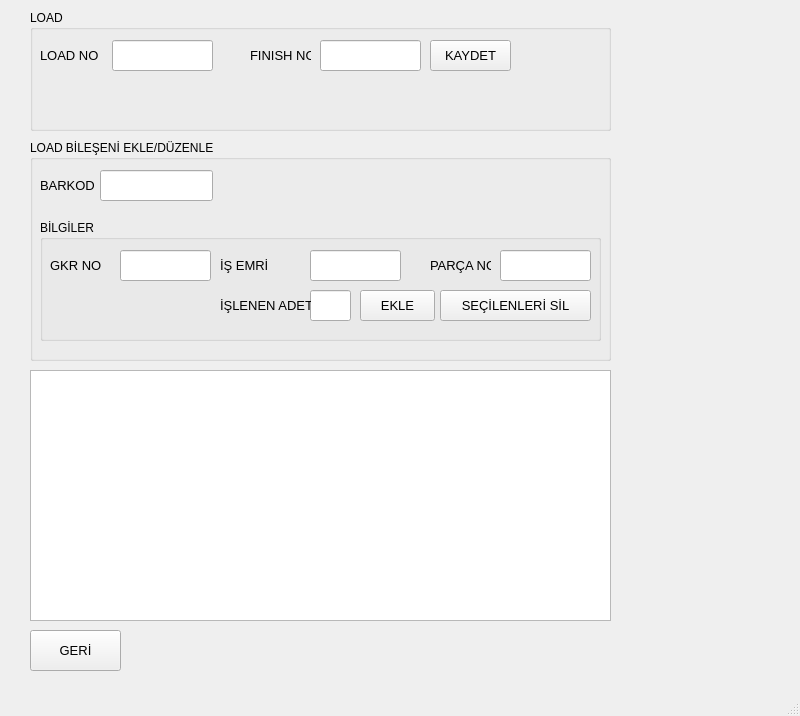
<?xml version="1.0" encoding="UTF-8"?>
<ui version="4.0">
 <class>CreateNewLoadPage</class>
 <widget class="QMainWindow" name="CreateNewLoadPage">
  <property name="geometry">
   <rect>
    <x>0</x>
    <y>0</y>
    <width>800</width>
    <height>716</height>
   </rect>
  </property>
  <property name="windowTitle">
   <string>MainWindow</string>
  </property>
  <widget class="QWidget" name="centralwidget">
   <widget class="CheckTableWidget" name="LoadTable">
    <property name="geometry">
     <rect>
      <x>30</x>
      <y>370</y>
      <width>581</width>
      <height>251</height>
     </rect>
    </property>
   </widget>
   <widget class="QGroupBox" name="groupBox_2">
    <property name="geometry">
     <rect>
      <x>30</x>
      <y>140</y>
      <width>581</width>
      <height>221</height>
     </rect>
    </property>
    <property name="title">
     <string>LOAD BİLEŞENİ EKLE/DÜZENLE</string>
    </property>
    <widget class="QLabel" name="label">
     <property name="geometry">
      <rect>
       <x>10</x>
       <y>30</y>
       <width>61</width>
       <height>31</height>
      </rect>
     </property>
     <property name="font">
      <font>
       <pointsize>10</pointsize>
      </font>
     </property>
     <property name="text">
      <string>BARKOD</string>
     </property>
    </widget>
    <widget class="QLineEdit" name="lineEditBarcode">
     <property name="geometry">
      <rect>
       <x>70</x>
       <y>30</y>
       <width>113</width>
       <height>31</height>
      </rect>
     </property>
    </widget>
    <widget class="QGroupBox" name="groupBox_3">
     <property name="geometry">
      <rect>
       <x>10</x>
       <y>80</y>
       <width>561</width>
       <height>121</height>
      </rect>
     </property>
     <property name="title">
      <string>BİLGİLER</string>
     </property>
     <widget class="QLineEdit" name="lineEditSowNumber">
      <property name="geometry">
       <rect>
        <x>270</x>
        <y>30</y>
        <width>91</width>
        <height>31</height>
       </rect>
      </property>
      <property name="readOnly">
       <bool>true</bool>
      </property>
     </widget>
     <widget class="QLabel" name="label_3">
      <property name="geometry">
       <rect>
        <x>180</x>
        <y>30</y>
        <width>51</width>
        <height>31</height>
       </rect>
      </property>
      <property name="font">
       <font>
        <pointsize>10</pointsize>
       </font>
      </property>
      <property name="text">
       <string>İŞ EMRİ</string>
      </property>
     </widget>
     <widget class="QLabel" name="label_2">
      <property name="geometry">
       <rect>
        <x>10</x>
        <y>30</y>
        <width>61</width>
        <height>31</height>
       </rect>
      </property>
      <property name="font">
       <font>
        <pointsize>10</pointsize>
       </font>
      </property>
      <property name="text">
       <string>GKR NO</string>
      </property>
     </widget>
     <widget class="QLineEdit" name="lineEditGKR">
      <property name="geometry">
       <rect>
        <x>80</x>
        <y>30</y>
        <width>91</width>
        <height>31</height>
       </rect>
      </property>
      <property name="readOnly">
       <bool>true</bool>
      </property>
     </widget>
     <widget class="QLineEdit" name="lineEditProcessedQuantity">
      <property name="geometry">
       <rect>
        <x>270</x>
        <y>70</y>
        <width>41</width>
        <height>31</height>
       </rect>
      </property>
      <property name="readOnly">
       <bool>false</bool>
      </property>
     </widget>
     <widget class="QLineEdit" name="lineEditProductNumber">
      <property name="geometry">
       <rect>
        <x>460</x>
        <y>30</y>
        <width>91</width>
        <height>31</height>
       </rect>
      </property>
      <property name="readOnly">
       <bool>true</bool>
      </property>
     </widget>
     <widget class="QLabel" name="label_4">
      <property name="geometry">
       <rect>
        <x>390</x>
        <y>30</y>
        <width>61</width>
        <height>31</height>
       </rect>
      </property>
      <property name="font">
       <font>
        <pointsize>10</pointsize>
       </font>
      </property>
      <property name="text">
       <string>PARÇA NO</string>
      </property>
     </widget>
     <widget class="QLabel" name="label_5">
      <property name="geometry">
       <rect>
        <x>180</x>
        <y>70</y>
        <width>91</width>
        <height>31</height>
       </rect>
      </property>
      <property name="font">
       <font>
        <pointsize>10</pointsize>
       </font>
      </property>
      <property name="text">
       <string>İŞLENEN ADET</string>
      </property>
     </widget>
     <widget class="QPushButton" name="pushButtonAdd">
      <property name="geometry">
       <rect>
        <x>320</x>
        <y>70</y>
        <width>75</width>
        <height>31</height>
       </rect>
      </property>
      <property name="font">
       <font>
        <pointsize>10</pointsize>
       </font>
      </property>
      <property name="text">
       <string>EKLE</string>
      </property>
     </widget>
     <widget class="QPushButton" name="pushButtonDelete">
      <property name="geometry">
       <rect>
        <x>400</x>
        <y>70</y>
        <width>151</width>
        <height>31</height>
       </rect>
      </property>
      <property name="font">
       <font>
        <pointsize>10</pointsize>
       </font>
      </property>
      <property name="text">
       <string>SEÇİLENLERİ SİL</string>
      </property>
     </widget>
    </widget>
   </widget>
   <widget class="QPushButton" name="pushButtonReturn">
    <property name="geometry">
     <rect>
      <x>30</x>
      <y>630</y>
      <width>91</width>
      <height>41</height>
     </rect>
    </property>
    <property name="font">
     <font>
      <pointsize>10</pointsize>
     </font>
    </property>
    <property name="text">
     <string>GERİ</string>
    </property>
   </widget>
   <widget class="QGroupBox" name="groupBox">
    <property name="geometry">
     <rect>
      <x>30</x>
      <y>10</y>
      <width>581</width>
      <height>121</height>
     </rect>
    </property>
    <property name="title">
     <string>LOAD</string>
    </property>
    <widget class="QLabel" name="label_7">
     <property name="geometry">
      <rect>
       <x>10</x>
       <y>30</y>
       <width>61</width>
       <height>31</height>
      </rect>
     </property>
     <property name="font">
      <font>
       <pointsize>10</pointsize>
      </font>
     </property>
     <property name="text">
      <string>LOAD NO</string>
     </property>
    </widget>
    <widget class="QLineEdit" name="lineEditLoadNo">
     <property name="geometry">
      <rect>
       <x>82</x>
       <y>30</y>
       <width>101</width>
       <height>31</height>
      </rect>
     </property>
     <property name="readOnly">
      <bool>true</bool>
     </property>
    </widget>
    <widget class="QPushButton" name="pushButtonSave">
     <property name="geometry">
      <rect>
       <x>400</x>
       <y>30</y>
       <width>81</width>
       <height>31</height>
      </rect>
     </property>
     <property name="font">
      <font>
       <pointsize>10</pointsize>
      </font>
     </property>
     <property name="text">
      <string>KAYDET</string>
     </property>
    </widget>
    <widget class="QLineEdit" name="lineEditFinishNo">
     <property name="geometry">
      <rect>
       <x>290</x>
       <y>30</y>
       <width>101</width>
       <height>31</height>
      </rect>
     </property>
    </widget>
    <widget class="QLabel" name="label_6">
     <property name="geometry">
      <rect>
       <x>220</x>
       <y>30</y>
       <width>61</width>
       <height>31</height>
      </rect>
     </property>
     <property name="font">
      <font>
       <pointsize>10</pointsize>
      </font>
     </property>
     <property name="text">
      <string>FINISH NO</string>
     </property>
    </widget>
   </widget>
  </widget>
  <widget class="QMenuBar" name="menubar">
   <property name="geometry">
    <rect>
     <x>0</x>
     <y>0</y>
     <width>800</width>
     <height>21</height>
    </rect>
   </property>
  </widget>
  <widget class="QStatusBar" name="statusbar"/>
 </widget>
 <customwidgets>
  <customwidget>
   <class>CheckTableWidget</class>
   <extends>QTableWidget</extends>
   <header location="global">CheckTableWidget.h</header>
  </customwidget>
 </customwidgets>
 <resources/>
 <connections/>
</ui>
